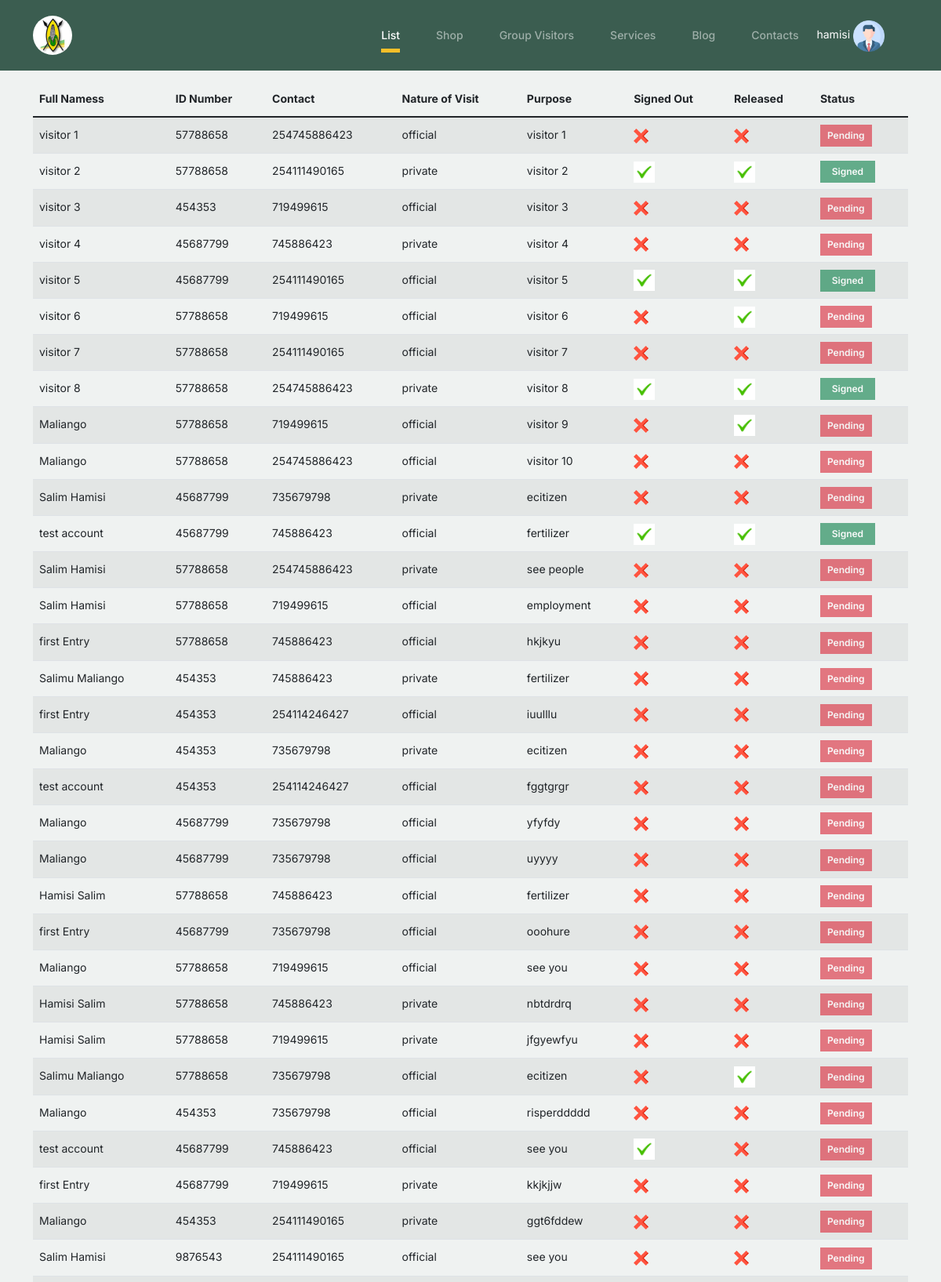
The app's page /administrator/ (signed in, upper part) with its own data.
### base/models.py (models this page shows, shortened)
class CustomUser(AbstractBaseUser, PermissionsMixin):
    full_name = models.CharField(max_length=255)
    employee_number = models.CharField(max_length=50, unique=True)
    username = models.CharField(max_length=150, unique=True)
    region = models.CharField(max_length=100)
    department = models.CharField(max_length=100)
    is_active = models.BooleanField(default=True)
    is_staff = models.BooleanField(default=False)
    objects = CustomUserManager()
    USERNAME_FIELD = 'username'
    REQUIRED_FIELDS = ['full_name', 'employee_number', 'region', 'department']

class Entry(models.Model):
    receptionist = models.ForeignKey(CustomUser, on_delete=models.CASCADE)
    id_number = models.IntegerField()
    plate_number = models.CharField(max_length=20)
    fname = models.CharField(max_length=100)
    contact = models.IntegerField()
    nature_of_visit = models.CharField(max_length=50, null=False)
    destination = models.CharField(max_length=50)
    visitee = models.CharField(max_length=20, null=False)
    purpose = models.TextField()
    comments = models.CharField(max_length=255, blank=True, default='')
    is_signedout = models.BooleanField(default=False)
    is_released = models.BooleanField(default=False)
    status = models.BooleanField(default=False)
    created_at = models.DateTimeField()

### base/decorators.py (the view)
        def wrapper_func(request, *args, **kwargs):
            username = request.user.username
            if username in allowed_usernames:
                return view_func(request, *args, **kwargs)
            else:
                return HttpResponse('You are not allowed to access this page')

### base/views.py (called while the page is built)
@login_required
@allowed_users(allowed_usernames=['hamisi'])
def administrator(request):
    entries = Entry.objects.all()
    user = request.user
    return render(request, 'administrator.html', {'entries': entries, 'user': user})

### templates/administrator.html (shortened to what this page needs)
<!DOCTYPE html>
<html lang="en">
<head>
    {% load static %}
    <link href="{% static 'css/bootstrap.min.css' %}" rel="stylesheet">
    <link href="https://cdnjs.cloudflare.com/ajax/libs/font-awesome/6.0.0-beta3/css/all.min.css" rel="stylesheet">
    <link href="{% static 'css/tiny-slider.css' %}" rel="stylesheet">
    <link href="{% static 'css/style.css' %}" rel="stylesheet">
</head>
<body >
    <nav class="custom-navbar navbar navbar-expand-md navbar-dark bg-dark" arial-label="Furni navigation bar">
        <div class="container">
            <img src="{% static 'images/ncpb2.jpg'%}" alt="Logo" style="width: 50px; height: 50px; " class="rounded-circle" >
            <div class="collapse navbar-collapse" id="navbarsFurni">
                <ul class="custom-navbar-nav navbar-nav ms-auto mb-2 mb-md-0">
                    <li class="nav-item active">
                        <a class="nav-link" href="index.html">List</a>
                    </li>
                    <li><a class="nav-link" href="{% url 'dashboard' %}">Shop</a></li>
                    <li><a class="nav-link" href="{% url 'agroup' %}">Group Visitors</a></li>
                    <li><a class="nav-link" href="services.html">Services</a></li>
                    <li><a class="nav-link" href="blog.html">Blog</a></li>
                    <li><a class="nav-link" href="{% url 'contact' %}">Contacts</a></li>
                </ul>
            </div>
            <div class="user-info text-white">
                <span>{{ user.username }}</span>
                <img src="{% static 'images/profile.png' %}" alt="Account Icon">
            </div>
        </div>
    </nav>
    <div class="container mt-4">
        <div class="table-responsive">
            <table class="table table-striped">
                <thead class="thead-dark">
                    <tr>
                        <th>Full Namess</th>
                        <th>ID Number</th>
                        <th>Contact</th>
                        <th>Nature of Visit</th>
                        <th>Purpose</th>
                        <th>Signed Out</th>
                        <th>Released</th>
                        <th>Status</th>
                    </tr>
                </thead>
                <tbody>
                    {% for entry in entries %}
                    <tr>
                        <td>{{ entry.fname }}</td>
                        <td>{{ entry.id_number }}</td>
                        <td>{{ entry.contact }}</td>
                        <td>{{ entry.nature_of_visit }}</td>
                        <td>{{ entry.purpose }}</td>
                        <td>
                            {% if entry.is_signedout %}
                                <img src="{% static 'images/tick.jpg' %}" class="sign-out-icon" style="width: 27px; height: 27px;" alt="Not Signed Out">
                            {% else %}
                                <img src="{% static 'images/cancel.png' %}" class="sign-out-icon" style="width: 19px; height: 19px;" alt="Signed Out">
                            {% endif %}
                        </td>
                        <td class="release-cell">
                            {% if entry.is_released is True %}
                                <img src="{% static 'images/tick.jpg' %}" class="release-icon" style="width: 27px; height: 27px;" alt="Not Signed Out">
                            {% else %}
                                <img src="{% static 'images/cancel.png' %}" class="release-icon" style="width: 19px; height: 19px;" alt="Signed Out">
                            {% endif %}
                        </td>
                        <td>
                            {% if entry.status %}
                            <button type="button" class="btn btn-success square smaller" style="width: 70px;" disabled>Signed</button>
                            {% else %}
                            <button type="button" class="btn btn-danger square smaller" disabled>Pending</button>
                            {% endif %}
                        </td>
                    </tr>
                    {% endfor %}
                </tbody>
            </table>
        </div>
    </div>
</body>
</html>

### static/css/style.css (style rules this page uses)
body { overflow-x: hidden; position: relative; }
body { font-family: "Inter", sans-serif; font-weight: 400; line-height: 28px; color: #6a6a6a; font-size: 14px; background-color: #eff2f1; }
a { text-decoration: none; -webkit-transition: .3s all ease; -o-transition: .3s all ease; transition: .3s all ease; color: #2f2f2f; text-decoration: underline; }
.custom-navbar { background: #3b5d50 !important; padding-top: 20px; padding-bottom: 20px; }
@media (min-width: 992px) { .custom-navbar .custom-navbar-nav li { margin-left: 15px; margin-right: 15px; } }
.custom-navbar .custom-navbar-nav li a { font-weight: 500; color: #ffffff !important; opacity: .5; -webkit-transition: .3s all ease; -o-transition: .3s all ease; transition: .3s all ease; position: relative; }
@media (min-width: 768px) { .custom-navbar .custom-navbar-nav li a:before { content: ""; position: absolute; bottom: 0; left: 8px; right: 8px; background: #f9bf29; height: 5px; opacity: 1; visibility: visible; width: 0; -webkit-transition: .15s all ease-out; -o-transition: .15s all ease-out; transition: .15s all ease-out; } }
.custom-navbar .custom-navbar-nav li.active a { opacity: 1; }
.custom-navbar .custom-navbar-nav li.active a:before { width: calc(100% - 16px); }
.btn { font-weight: 600; padding: 12px 30px; border-radius: 30px; color: #ffffff; background: #2f2f2f; border-color: #2f2f2f; }

### templates/administrator.html (style rules this page uses)
.custom-navbar { position: fixed; top: 0; left: 0; width: 100%; z-index: 1000; }
body { padding-top: 80px; }
.user-info { float: right; margin-right: 20px; line-height: 40px; }
.user-info img { width: 40px; height: 40px; margin-right: 10px; }
.square { border-radius: 0; }
.smaller { padding: 0.25rem 0.5rem; font-size: 0.75rem; }

### records on screen
CustomUser: username "hamisi"
Entry: fname "visitor 1", id_number "57788658", contact "254745886423", nature_of_visit "official", purpose "visitor 1", is_signedout False (drawn), is_released False (drawn), status "Pending"
Entry: fname "visitor 2", id_number "57788658", contact "254111490165", nature_of_visit "private", purpose "visitor 2", is_signedout True (drawn), is_released True (drawn), status "Signed"
Entry: fname "visitor 3", id_number "454353", contact "719499615", nature_of_visit "official", purpose "visitor 3", is_signedout False (drawn), is_released False (drawn), status "Pending"
Entry: fname "visitor 4", id_number "45687799", contact "745886423", nature_of_visit "private", purpose "visitor 4", is_signedout False (drawn), is_released False (drawn), status "Pending"
Entry: fname "visitor 5", id_number "45687799", contact "254111490165", nature_of_visit "official", purpose "visitor 5", is_signedout True (drawn), is_released True (drawn), status "Signed"
Entry: fname "visitor 6", id_number "57788658", contact "719499615", nature_of_visit "official", purpose "visitor 6", is_signedout False (drawn), is_released True (drawn), status "Pending"
Entry: fname "visitor 7", id_number "57788658", contact "254111490165", nature_of_visit "official", purpose "visitor 7", is_signedout False (drawn), is_released False (drawn), status "Pending"
Entry: fname "visitor 8", id_number "57788658", contact "254745886423", nature_of_visit "private", purpose "visitor 8", is_signedout True (drawn), is_released True (drawn), status "Signed"
Entry: fname "Maliango", id_number "57788658", contact "719499615", nature_of_visit "official", purpose "visitor 9", is_signedout False (drawn), is_released True (drawn), status "Pending"
Entry: fname "Maliango", id_number "57788658", contact "254745886423", nature_of_visit "official", purpose "visitor 10", is_signedout False (drawn), is_released False (drawn), status "Pending"
Entry: fname "Salim Hamisi", id_number "45687799", contact "735679798", nature_of_visit "private", purpose "ecitizen", is_signedout False (drawn), is_released False (drawn), status "Pending"
Entry: fname "test account", id_number "45687799", contact "745886423", nature_of_visit "official", purpose "fertilizer", is_signedout True (drawn), is_released True (drawn), status "Signed"
Entry: fname "Salim Hamisi", id_number "57788658", contact "254745886423", nature_of_visit "private", purpose "see people", is_signedout False (drawn), is_released False (drawn), status "Pending"
Entry: fname "Salim Hamisi", id_number "57788658", contact "719499615", nature_of_visit "official", purpose "employment", is_signedout False (drawn), is_released False (drawn), status "Pending"
Entry: fname "first Entry", id_number "57788658", contact "745886423", nature_of_visit "official", purpose "hkjkyu", is_signedout False (drawn), is_released False (drawn), status "Pending"
Entry: fname "Salimu Maliango", id_number "454353", contact "745886423", nature_of_visit "private", purpose "fertilizer", is_signedout False (drawn), is_released False (drawn), status "Pending"
Entry: fname "first Entry", id_number "454353", contact "254114246427", nature_of_visit "official", purpose "iuulllu", is_signedout False (drawn), is_released False (drawn), status "Pending"
Entry: fname "Maliango", id_number "454353", contact "735679798", nature_of_visit "private", purpose "ecitizen", is_signedout False (drawn), is_released False (drawn), status "Pending"
Entry: fname "test account", id_number "454353", contact "254114246427", nature_of_visit "official", purpose "fggtgrgr", is_signedout False (drawn), is_released False (drawn), status "Pending"
Entry: fname "Maliango", id_number "45687799", contact "735679798", nature_of_visit "official", purpose "yfyfdy", is_signedout False (drawn), is_released False (drawn), status "Pending"
Entry: fname "Maliango", id_number "45687799", contact "735679798", nature_of_visit "official", purpose "uyyyy", is_signedout False (drawn), is_released False (drawn), status "Pending"
Entry: fname "Hamisi Salim", id_number "57788658", contact "745886423", nature_of_visit "official", purpose "fertilizer", is_signedout False (drawn), is_released False (drawn), status "Pending"
Entry: fname "first Entry", id_number "45687799", contact "735679798", nature_of_visit "official", purpose "ooohure", is_signedout False (drawn), is_released False (drawn), status "Pending"
Entry: fname "Maliango", id_number "57788658", contact "719499615", nature_of_visit "official", purpose "see you", is_signedout False (drawn), is_released False (drawn), status "Pending"
Entry: fname "Hamisi Salim", id_number "57788658", contact "745886423", nature_of_visit "private", purpose "nbtdrdrq", is_signedout False (drawn), is_released False (drawn), status "Pending"
Entry: fname "Hamisi Salim", id_number "57788658", contact "719499615", nature_of_visit "private", purpose "jfgyewfyu", is_signedout False (drawn), is_released False (drawn), status "Pending"
Entry: fname "Salimu Maliango", id_number "57788658", contact "735679798", nature_of_visit "official", purpose "ecitizen", is_signedout False (drawn), is_released True (drawn), status "Pending"
Entry: fname "Maliango", id_number "454353", contact "735679798", nature_of_visit "official", purpose "risperddddd", is_signedout False (drawn), is_released False (drawn), status "Pending"
Entry: fname "test account", id_number "45687799", contact "745886423", nature_of_visit "official", purpose "see you", is_signedout True (drawn), is_released False (drawn), status "Pending"
Entry: fname "first Entry", id_number "45687799", contact "719499615", nature_of_visit "private", purpose "kkjkjjw", is_signedout False (drawn), is_released False (drawn), status "Pending"
Entry: fname "Maliango", id_number "454353", contact "254111490165", nature_of_visit "private", purpose "ggt6fddew", is_signedout False (drawn), is_released False (drawn), status "Pending"
Entry: fname "Salim Hamisi", id_number "9876543", contact "254111490165", nature_of_visit "official", purpose "see you", is_signedout False (drawn), is_released False (drawn), status "Pending"
